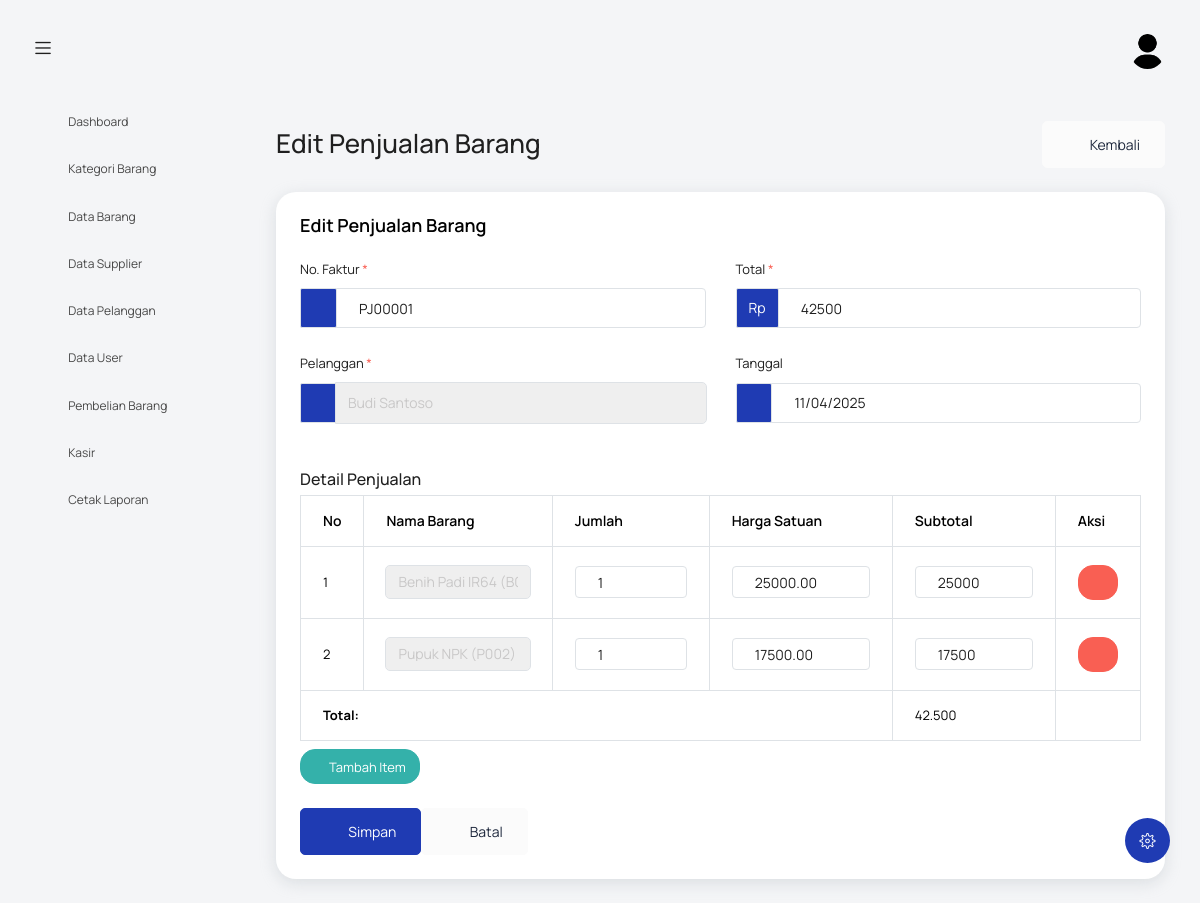
The page /index.php?controller=penjualanBarang&action=edit&id=1 (signed in) on the database its author committed.
### tables this page shows
CREATE TABLE `penjualan` (
  `id_penjualan` int NOT NULL,
  `no_faktur` varchar(50) DEFAULT NULL,
  `tanggal` date DEFAULT (curdate()),
  `id_pelanggan` int DEFAULT NULL,
  `total` decimal(15,2) DEFAULT '0.00',
  `id_user` int DEFAULT NULL
);

CREATE TABLE `pelanggan` (
  `id_pelanggan` int NOT NULL,
  `nama_pelanggan` varchar(150) DEFAULT NULL,
  `alamat` text,
  `no_hp` varchar(20) DEFAULT NULL
);

CREATE TABLE `detail_penjualan` (
  `id_detail` int NOT NULL,
  `id_penjualan` int DEFAULT NULL,
  `id_barang` int DEFAULT NULL,
  `jumlah` int DEFAULT NULL,
  `harga_satuan` decimal(15,2) DEFAULT NULL,
  `subtotal` decimal(15,2) DEFAULT NULL
);

CREATE TABLE `barang` (
  `id_barang` int NOT NULL,
  `id_kategori` int DEFAULT NULL,
  `kode_barang` varchar(30) DEFAULT NULL,
  `nama_barang` varchar(150) NOT NULL,
  `satuan` varchar(50) DEFAULT NULL,
  `harga_beli` decimal(15,2) DEFAULT NULL,
  `harga_jual` decimal(15,2) DEFAULT NULL,
  `stok` int DEFAULT '0'
);

### controllers/PenjualanBarangController.php (called while the page is built, shortened)
<?php
require_once 'models/PenjualanBarangModel.php';
class PenjualanBarangController {
    private $model;
    public function __construct() {
        $this->model = new PenjualanBarangModel();
    }
    public function edit() {
        $pelanggan = $this->model->getPelangganAll();
        $barang = $this->model->getBarangAll();
        include 'views/penjualan/form.php';
    }
}
?>

### models/PenjualanBarangModel.php (called while the page is built, shortened)
<?php
require_once 'config/koneksi.php';
class PenjualanBarangModel {
    private $conn;
    private $table_penjualan = 'penjualan';
    private $table_detail_penjualan = 'detail_penjualan';
    private $table_barang = 'barang';
    private $table_pelanggan = 'pelanggan';
    public function __construct() {
        $database = new Database();
        $this->conn = $database->getConnection();
    }
    public function getById($id) {
        $query = "SELECT p.*, pl.nama_pelanggan, u.nama_lengkap as nama_user
                  FROM " . $this->table_penjualan . " p
                  LEFT JOIN " . $this->table_pelanggan . " pl ON p.id_pelanggan = pl.id_pelanggan
                  LEFT JOIN users u ON p.id_user = u.id_user
                  WHERE p.id_penjualan = ? LIMIT 0,1";
        $stmt = $this->conn->prepare($query);
        $stmt->bindParam(1, $id);
        $stmt->execute();
        return $stmt->fetch(PDO::FETCH_ASSOC);
    }
    public function getDetailByPenjualanId($id_penjualan) {
        $query = "SELECT dp.id_detail, dp.id_penjualan, dp.id_barang, dp.jumlah, dp.harga_satuan, dp.subtotal,
                         b.nama_barang, b.kode_barang, b.satuan
                  FROM " . $this->table_detail_penjualan . " dp
                  JOIN " . $this->table_barang . " b ON dp.id_barang = b.id_barang
                  WHERE dp.id_penjualan = ?";
        $stmt = $this->conn->prepare($query);
        $stmt->bindParam(1, $id_penjualan);
        $stmt->execute();
        return $stmt->fetchAll(PDO::FETCH_ASSOC);
    }
    public function getBarangAll() {
        $query = "SELECT * FROM " . $this->table_barang . " WHERE stok > 0 ORDER BY nama_barang ASC";
        $stmt = $this->conn->prepare($query);
        $stmt->execute();
        return $stmt->fetchAll(PDO::FETCH_ASSOC);
    }
    public function getPelangganAll() {
        $query = "SELECT * FROM " . $this->table_pelanggan . " ORDER BY nama_pelanggan ASC";
        $stmt = $this->conn->prepare($query);
        $stmt->execute();
        return $stmt->fetchAll(PDO::FETCH_ASSOC);
    }
}
?>

### config/koneksi.php (called while the page is built, shortened)
<?php
class Database {
    private $host = "localhost";
    private $username = "root";
    private $password = "";
    private $database = "agro_tani";
    public function getConnection() {
        $this->conn = null;
        try {
            $this->conn = new PDO("mysql:host=" . $this->host . ";dbname=" . $this->database, $this->username, $this->password);
            $this->conn->exec("set names utf8");
            $this->conn->setAttribute(PDO::ATTR_ERRMODE, PDO::ERRMODE_EXCEPTION);
            $this->conn->setAttribute(PDO::ATTR_DEFAULT_FETCH_MODE, PDO::FETCH_ASSOC);
        } catch(PDOException $exception) {
            error_log("Database connection error: " . $exception->getMessage());
            echo "Koneksi database gagal: " . $exception->getMessage();
        }
        return $this->conn;
    }
}
?>

### views/penjualan/form.php (the view, shortened to what this page needs)
<?php
include('template/header.php');
$mode_edit = isset($_GET['id']) && !empty($_GET['id']);
$penjualan = null;
$detail_penjualan = [];
if ($mode_edit) {
    require_once 'models/PenjualanBarangModel.php';
    $model = new PenjualanBarangModel();
    $penjualan = $model->getById($_GET['id']);
    $detail_penjualan = $model->getDetailByPenjualanId($_GET['id']);
} else {
    require_once 'models/PenjualanBarangModel.php';
    $model = new PenjualanBarangModel();
}
$pelanggan = $model->getPelangganAll();
$barang = $model->getBarangAll();
?>
<body>
  <div class="container-scroller">
    <?php include 'template/navbar.php'; ?>
    <div class="container-fluid page-body-wrapper">
      <?php include 'template/setting_panel.php'; ?>
      <?php include 'template/sidebar.php'; ?>
      <div class="main-panel">
        <div class="content-wrapper">
          <div class="row">
            <div class="col-sm-12">
              <div class="d-flex justify-content-between align-items-center mb-4">
                <div>
                  <h2 class="mb-1">
                    <?php echo $mode_edit ? 'Edit Penjualan Barang' : 'Tambah Penjualan Barang'; ?>
                  </h2>
                </div>
                <a href="index.php?controller=penjualanBarang&action=index" class="btn btn-light btn-icon-text">
                  <i class="mdi mdi-arrow-left btn-icon-prepend"></i> Kembali
                </a>
              </div>
            </div>
          </div>
          <div class="row">
            <div class="col-12">
              <div class="card">
                <div class="card-body">
                  <h4 class="card-title mb-4">
                    <?php echo $mode_edit ? 'Edit Penjualan Barang' : 'Tambah Penjualan Barang Baru'; ?>
                  </h4>
                  <form method="POST" action="index.php?controller=penjualanBarang&action=<?php echo $mode_edit ? 'edit&id='.$_GET['id'] : 'tambah'; ?>">
                    <div class="row">
                      <div class="col-md-6">
                        <div class="form-group">
                          <label for="no_faktur">No. Faktur <span class="text-danger">*</span></label>
                          <div class="input-group">
                            <div class="input-group-prepend">
                              <span class="input-group-text bg-primary text-white" style="height: 40px; display: flex; align-items: center; font-size: 14px;"><i class="mdi mdi-receipt"></i></span>
                            </div>
                            <input type="text"
                                   class="form-control"
                                   style="height: 40px;"
                                   id="no_faktur"
                                   name="no_faktur"
                                   value="<?php echo $mode_edit ? htmlspecialchars($penjualan['no_faktur']) : $model->generateNoFakturOtomatis(); ?>"
                                   placeholder="No. faktur akan digenerate otomatis"
                                   <?php echo $mode_edit ? 'required' : 'readonly'; ?>
                                   maxlength="50">
                          </div>
                        </div>
                        <div class="form-group">
                          <label for="id_pelanggan">Pelanggan <span class="text-danger">*</span></label>
                          <div class="input-group">
                            <div class="input-group-prepend">
                              <span class="input-group-text bg-primary text-white" style="height: 40px; display: flex; align-items: center; font-size: 14px;"><i class="mdi mdi-account-multiple"></i></span>
                            </div>
                            <select class="form-control"
                                    style="height: 40px;"
                                    id="id_pelanggan"
                                    name="id_pelanggan"
                                    required>
                              <?php foreach ($pelanggan as $pel): ?>
                                <option value="<?php echo $pel['id_pelanggan']; ?>"
                                        <?php echo ($mode_edit && $penjualan['id_pelanggan'] == $pel['id_pelanggan']) ? 'selected' : ''; ?>>
                                  <?php echo htmlspecialchars($pel['nama_pelanggan']); ?>
                                </option>
                              <?php endforeach; ?>
                            </select>
                          </div>
                        </div>
                      </div>
                      <div class="col-md-6">
                        <div class="form-group">
                          <label for="total">Total <span class="text-danger">*</span></label>
                          <div class="input-group">
                            <div class="input-group-prepend">
                              <span class="input-group-text bg-primary text-white" style="height: 40px; display: flex; align-items: center; font-size: 14px;">Rp</span>
                            </div>
                            <input type="number"
                                   class="form-control"
                                   style="height: 40px;"
                                   id="total"
                                   name="total"
                                   value="<?php echo $mode_edit ? $penjualan['total'] : '0'; ?>"
                                   placeholder="Total penjualan"
                                   required
                                   min="0"
                                   step="100"
                                   readonly>
                          </div>
                        </div>
                        <div class="form-group">
                          <label>Tanggal</label>
                          <div class="input-group">
                            <div class="input-group-prepend">
                              <span class="input-group-text bg-primary text-white" style="height: 40px; display: flex; align-items: center; font-size: 14px;"><i class="mdi mdi-calendar"></i></span>
                            </div>
                            <input type="date"
                                   class="form-control"
                                   style="height: 40px;"
                                   value="<?php echo $mode_edit ? date('Y-m-d', strtotime($penjualan['tanggal'])) : date('Y-m-d'); ?>"
                                   readonly>
                          </div>
                        </div>
                      </div>
                    </div>
                    <div class="row mt-4">
                      <div class="col-12">
                        <h5>Detail Penjualan</h5>
                        <div class="table-responsive">
                          <table class="table table-bordered" id="table-detail">
                            <thead class="thead-light">
                              <tr>
                                <th width="5%">No</th>
                                <th>Nama Barang</th>
                                <th>Jumlah</th>
                                <th>Harga Satuan</th>
                                <th>Subtotal</th>
                                <th width="10%">Aksi</th>
                              </tr>
                            </thead>
                            <tbody id="detail-body">
                              <?php if ($mode_edit && !empty($detail_penjualan)): ?>
                                <?php $no = 1; foreach ($detail_penjualan as $index => $item): ?>
                                  <tr>
                                    <td><?php echo $no++; ?></td>
                                    <td>
                                      <select class="form-control barang-select" name="item_barang[]" required>
                                        <?php foreach ($barang as $b): ?>
                                          <option value="<?php echo $b['id_barang']; ?>"
                                                  <?php echo ($b['id_barang'] == $item['id_barang']) ? 'selected' : ''; ?>
                                                  data-harga="<?php echo $b['harga_jual']; ?>"
                                                  data-stok="<?php echo $b['stok']; ?>">
                                            <?php echo htmlspecialchars($b['nama_barang']); ?> (<?php echo htmlspecialchars($b['kode_barang']); ?>) - Stok: <?php echo $b['stok']; ?>
                                          </option>
                                        <?php endforeach; ?>
                                      </select>
                                    </td>
                                    <td>
                                      <input type="number" class="form-control jumlah" name="item_jumlah[]" value="<?php echo $item['jumlah']; ?>" min="1" required>
                                    </td>
                                    <td>
                                      <input type="number" class="form-control harga_satuan" name="item_harga_satuan[]" value="<?php echo $item['harga_satuan']; ?>" min="0" step="100" required>
                                    </td>
                                    <td>
                                      <input type="number" class="form-control subtotal" name="item_subtotal[]" value="<?php echo $item['subtotal']; ?>" readonly>
                                    </td>
                                    <td>
                                      <button type="button" class="btn btn-danger btn-sm remove-row" title="Hapus">
                                        <i class="mdi mdi-delete"></i>
                                      </button>
                                    </td>
                                  </tr>
                                <?php endforeach; ?>
                              <?php endif; ?>
                            </tbody>
                            <tfoot>
                              <tr>
                                <td colspan="4" class="text-right"><strong>Total:</strong></td>
                                <td id="grand-total">0</td>
                                <td></td>
                              </tr>
                            </tfoot>
                          </table>
                        </div>
                        <div class="mt-2">
                          <button type="button" class="btn btn-success btn-sm" id="add-row">
                            <i class="mdi mdi-plus"></i> Tambah Item
                          </button>
                        </div>
                      </div>
                    </div>
                    <div class="row mt-4">
                      <div class="col-12">
                        <div class="d-flex">
                          <button type="submit" class="btn btn-primary btn-icon-text">
                            <i class="mdi mdi-content-save btn-icon-prepend"></i> Simpan
                          </button>
                          <a href="index.php?controller=penjualanBarang&action=index" class="btn btn-light btn-icon-text ml-2">
                            <i class="mdi mdi-close btn-icon-prepend"></i> Batal
                          </a>
                        </div>
                      </div>
                    </div>
                  </form>
                </div>
              </div>
            </div>
          </div>
        </div>
      </div>
    </div>
  </div>
</body>
</html>

### rows shown on the page
penjualan: no_faktur "PJ00001", id_pelanggan "Budi Santoso", total "42500", tanggal "11/04/2025"
detail_penjualan: id_barang.nama_barang "Benih Padi IR64 (B001) - Stok: 60", jumlah "1", harga_satuan "25000.00", subtotal "25000"
detail_penjualan: id_barang.nama_barang "Pupuk NPK (P002) - Stok: 89", jumlah "1", harga_satuan "17500.00", subtotal "17500"
